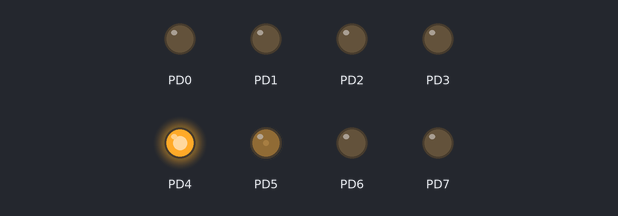
A program run on a simulated ATmega32, built with avr-gcc and emulated at 16 MHz. Parts: output pins drawn as LEDs (lit = HIGH).

Above: at 0.05 s.
At 0.9 s:
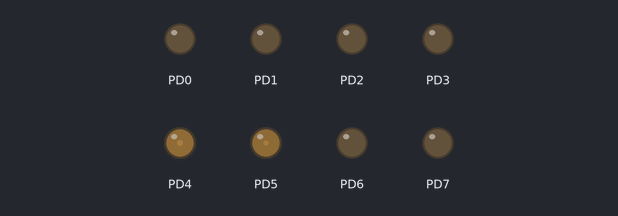
Timing chart, 0 to 3.0 s (numbered marks = the images above):
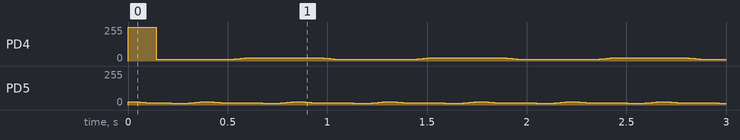

The program:

main.cpp
```cpp
/*
 * ServoTest2.cpp
 *
 * Created: 05-Sep-19 1:20:31 AM
 * Author : navid
 */

#define F_CPU 16000000

#include <avr/io.h>
#include <util/delay.h>
#include <stdlib.h>

#define gateMotor 1
#define railMotor 2

int gateCur = -1, railCur = -1;
void gateRotate(int target) {
	//d5
	if (gateCur == -1) {
		gateCur = target;
		OCR1A = gateCur;
		return;
	}
	while (target > gateCur) {
		gateCur += 10;
		OCR1A = gateCur;
		_delay_ms(1);
	}
	while (target < gateCur) {
		gateCur -= 10;
		OCR1A = gateCur;
		_delay_ms(1);
	}
}
void railRotate(int target) {
	//d4
	if (railCur == -1) {
		railCur = target;
		OCR1B = railCur;
		return;
	}
	while (target > railCur) {
		railCur += 10;
		OCR1B = railCur;
		_delay_ms(1);
	}
	while (target < railCur) {
		railCur -= 10;
		OCR1B = railCur;
		_delay_ms(1);
	}
}

void rotate(int motor, int angle)
{
	int val = 1450; //+ angle * 800 / 90;

	if(angle == -90)
	{
		val = 520;
	}
	else if(angle == -30)
	{
		val = 1000;
	}
	else if(angle == 30)
	{
		val = 1860;
	}
	else if(angle == 90)
	{
		val = 2360;
	}

	if (motor == gateMotor) {
		gateRotate(ICR1 - val);
	} else {
		railRotate(ICR1 - val);
	}

	_delay_ms(50);
}

int main(void)
{
	DDRD |= 0xFF;
	TCCR1A |= 1<<WGM11 | 1<<COM1A1 | 1<<COM1A0 | 1<<COM1B0 | 1<<COM1B1;  //com1a for d5, com1b for d4, d5 = ocr1a, d4 = ocr1b
	TCCR1B |= 1<<WGM13 | 1<<WGM12 | 1<<CS10;
	ICR1 = 19999;

	while (1)
	{
		rotate(gateMotor, 30);
		rotate(gateMotor, 0);
		rotate(railMotor, -30);

		rotate(gateMotor, -30);
		rotate(gateMotor, 30);
		rotate(gateMotor, 0);
		rotate(railMotor, 30);

		rotate(gateMotor, -30);
	}
}
```
